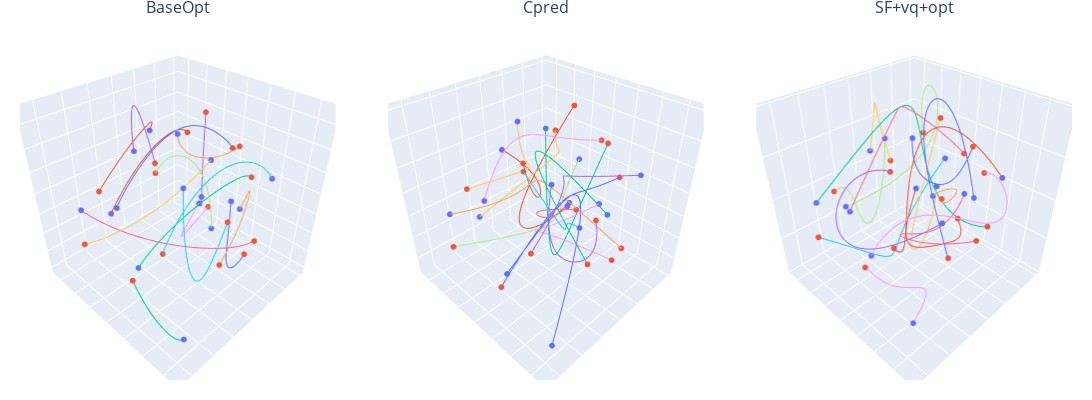

The cell this chart's notebook holds for it:
### Code cell
x_init, y_init, z_init, x_fin, y_fin, z_fin, center, radii = next(test_loader)
x_init, y_init, z_init, x_fin, y_fin, z_fin, center, radii = (
	x_init.to(device=device), y_init.to(device=device), z_init.to(device=device), 
	x_fin.to(device=device), y_fin.to(device=device), z_fin.to(device=device),
	center.to(device), radii.to(device) 
)

inits = th.stack([x_init, y_init, z_init], dim=-2)
fins = th.stack([x_fin, y_fin, z_fin], dim=-2)
conditions = th.stack([inits, fins], dim=-1)

state_x, state_y, state_z = make_state(
	x_init, y_init, z_init, x_fin, y_fin, z_fin
)
inp = make_inp(x_init, y_init, z_init, x_fin, y_fin, z_fin)

start = time.time()
with th.no_grad():
	latent_idx = th.zeros(batch_size, num_agent, lheight, lwidth, dtype=th.float32, device=device)
	for i in range(lheight):
		for j in range(lwidth):
			output = sampler(latent_idx, conditions.permute(0, 2, 1, 3))
			latent_idx[:, :, i, j] = th.multinomial(
				th.nn.functional.softmax(output[:, :, i, j].cpu(), dim=-1),
				num_samples=1
			)

	latent = vq_model.quantizer.embedding(latent_idx.to(dtype=th.int32))[:, 0]
	
	print(time.time()-start)
	print('pix sampling done')
	
	c_pred = vq_model.decode(
		latent, 
		x_init.repeat_interleave(batch_size, 0), y_init.repeat_interleave(batch_size, 0), z_init.repeat_interleave(batch_size, 0), 
		x_fin.repeat_interleave(batch_size, 0), y_fin.repeat_interleave(batch_size, 0), z_fin.repeat_interleave(batch_size, 0)
	)
	rec_trajs = (c_pred @ P.mT).cpu().numpy()
	cx_trajs, cy_trajs, cz_trajs = rec_trajs[:, 0, :, :], rec_trajs[:, 1, :, :], rec_trajs[:, 2, :, :]

	cx_pred, cy_pred, cz_pred = (
		c_pred[:, 0, ...].flatten(start_dim=-2), 
		c_pred[:, 1, ...].flatten(start_dim=-2), 
		c_pred[:, 2, ...].flatten(start_dim=-2)
	)
	c_pred_test = th.cat([cx_pred, cy_pred, cz_pred], dim=-1)

	### End - vq-px

	inp_test = th.vstack([inp] * batch_size)
	cen_test = th.vstack([center] * batch_size)
	rad_test = th.vstack([radii] * batch_size)
	state_x_test = th.vstack([state_x]*batch_size)
	state_y_test = th.vstack([state_y]*batch_size)
	state_z_test = th.vstack([state_z]*batch_size)

	c_x_guess, c_y_guess, c_z_guess, lamda_x, lamda_y, lamda_z = model_sf(inp_test, th.cat([c_pred_test, cen_test, rad_test], dim=-1))
	
	c_x_pred = c_pred_test[:, 0 : multi_agent_learned.nvar*multi_agent_learned.num_agent] 
	c_y_pred = c_pred_test[:, multi_agent_learned.nvar*multi_agent_learned.num_agent : 2*multi_agent_learned.nvar*multi_agent_learned.num_agent]  
	c_z_pred = c_pred_test[:, 2*multi_agent_learned.nvar*multi_agent_learned.num_agent : 3*multi_agent_learned.nvar*multi_agent_learned.num_agent]


	x_ell, y_ell, z_ell = center.permute(1, 0)
	x_ell, y_ell, z_ell = (
		x_ell[..., None].cpu() * th.ones((batch_size, num * num_agent)),
		y_ell[..., None].cpu() * th.ones((batch_size, num * num_agent)),
		z_ell[..., None].cpu() * th.ones((batch_size, num * num_agent))
	)

	a_ell, b_ell, c_ell = radii.permute(1, 0)
	a_ell, b_ell, c_ell = (
		a_ell[..., None].cpu() * th.ones((batch_size, num * num_agent)),
		b_ell[..., None].cpu() * th.ones((batch_size, num * num_agent)),
		c_ell[..., None].cpu() * th.ones((batch_size, num * num_agent))
	)
	
	lamda_x_jnp = jnp.asarray( lamda_x.cpu().detach().numpy()  )
	lamda_y_jnp = jnp.asarray( lamda_y.cpu().detach().numpy()  )
	lamda_z_jnp = jnp.asarray( lamda_z.cpu().detach().numpy()  )
	
	c_x_pred_jnp = jnp.asarray( c_x_pred.cpu().detach().numpy()  )
	c_y_pred_jnp = jnp.asarray( c_y_pred.cpu().detach().numpy()  )
	c_z_pred_jnp = jnp.asarray( c_z_pred.cpu().detach().numpy()  )
	
	c_x_guess_jnp = jnp.asarray( c_x_guess.cpu().detach().numpy()  )
	c_y_guess_jnp = jnp.asarray( c_y_guess.cpu().detach().numpy()  )
	c_z_guess_jnp = jnp.asarray( c_z_guess.cpu().detach().numpy()  )

	c_x_guess = th.from_numpy(np.array(c_x_guess_jnp))
	c_y_guess = th.from_numpy(np.array(c_y_guess_jnp))
	c_z_guess = th.from_numpy(np.array(c_z_guess_jnp))
	
		
	state_x_test_jnp = jnp.asarray(state_x_test.cpu().detach().numpy())
	state_y_test_jnp = jnp.asarray(state_y_test.cpu().detach().numpy())
	state_z_test_jnp = jnp.asarray(state_z_test.cpu().detach().numpy())


	start = time.time()
	primal_sol_x, primal_sol_y, primal_sol_z, accumulated_res_primal, accumulated_res_fixed_point, primal_residual, dual_residual = jax.block_until_ready(multi_agent_learned(
		c_x_pred_jnp, c_y_pred_jnp, c_z_pred_jnp, c_x_guess_jnp, c_y_guess_jnp, c_z_guess_jnp, 
		lamda_x_jnp, lamda_y_jnp, lamda_z_jnp, state_x_test_jnp, state_y_test_jnp, state_z_test_jnp, 
		x_ell.cpu().numpy(), y_ell.cpu().numpy(), z_ell.cpu().numpy(), a_ell.cpu().numpy(), b_ell.cpu().numpy(), c_ell.cpu().numpy()
	))
	
	print(time.time()-start)
	print('computation done')

	primal_sol_x_base, primal_sol_y_base, primal_sol_z_base, primal_residual_base, dual_residual_base = multi_agent_base.custom_forward(
		state_x_test_jnp, state_y_test_jnp, state_z_test_jnp, 
		x_ell.cpu().numpy(), y_ell.cpu().numpy(), z_ell.cpu().numpy(), 
		a_ell.cpu().numpy(), b_ell.cpu().numpy(), c_ell.cpu().numpy()
	)
	# primal_sol_x_base, primal_sol_y_base, primal_sol_z_base, _, _, primal_residual_base, dual_residual_base = jax.block_until_ready(multi_agent_learned(
	# 	c_x_pred_jnp, c_y_pred_jnp, c_z_pred_jnp, 
	# 	c_x_pred_jnp, c_y_pred_jnp, c_z_pred_jnp, 
	# 	jnp.zeros_like(lamda_x_jnp), jnp.zeros_like(lamda_y_jnp), jnp.zeros_like(lamda_z_jnp), 
	# 	state_x_test_jnp, state_y_test_jnp, state_z_test_jnp, 
	# 	x_ell.cpu().numpy(), y_ell.cpu().numpy(), z_ell.cpu().numpy(), 
	# 	a_ell.cpu().numpy(), b_ell.cpu().numpy(), c_ell.cpu().numpy()
	# ))

	best_idx = np.nanargmin(primal_residual[-1, :] + 0*dual_residual[-1, :])
	best_idx_base = np.nanargmin(primal_residual_base[-1, :] + 0*dual_residual_base[-1, :])

	primal_sol_x_1 = primal_sol_x[best_idx]
	primal_sol_y_1 = primal_sol_y[best_idx]
	primal_sol_z_1 = primal_sol_z[best_idx]

	primal_sol_x_1 = primal_sol_x_1.reshape(multi_agent_learned.num_agent, multi_agent_learned.nvar)
	primal_sol_y_1 = primal_sol_y_1.reshape(multi_agent_learned.num_agent, multi_agent_learned.nvar)
	primal_sol_z_1 = primal_sol_z_1.reshape(multi_agent_learned.num_agent, multi_agent_learned.nvar)

	primal_sol_x_1_base = primal_sol_x_base[best_idx]
	primal_sol_y_1_base = primal_sol_y_base[best_idx]
	primal_sol_z_1_base = primal_sol_z_base[best_idx]

	primal_sol_x_1_base = primal_sol_x_1_base.reshape(multi_agent_learned.num_agent, multi_agent_learned.nvar)
	primal_sol_y_1_base = primal_sol_y_1_base.reshape(multi_agent_learned.num_agent, multi_agent_learned.nvar)
	primal_sol_z_1_base = primal_sol_z_1_base.reshape(multi_agent_learned.num_agent, multi_agent_learned.nvar)
	
	primal_sol_x_1_init = c_x_pred_jnp[best_idx]
	primal_sol_y_1_init = c_y_pred_jnp[best_idx]
	primal_sol_z_1_init = c_z_pred_jnp[best_idx]

	primal_sol_x_1_init = primal_sol_x_1_init.reshape(multi_agent_learned.num_agent, multi_agent_learned.nvar)
	primal_sol_y_1_init = primal_sol_y_1_init.reshape(multi_agent_learned.num_agent, multi_agent_learned.nvar)
	primal_sol_z_1_init = primal_sol_z_1_init.reshape(multi_agent_learned.num_agent, multi_agent_learned.nvar)

	x_traj = jnp.dot(multi_agent_learned.P, primal_sol_x_1.T).T
	y_traj = jnp.dot(multi_agent_learned.P, primal_sol_y_1.T).T
	z_traj = jnp.dot(multi_agent_learned.P, primal_sol_z_1.T).T

	x_traj_base = jnp.dot(multi_agent_learned.P, primal_sol_x_1_base.T).T
	y_traj_base = jnp.dot(multi_agent_learned.P, primal_sol_y_1_base.T).T
	z_traj_base = jnp.dot(multi_agent_learned.P, primal_sol_z_1_base.T).T
	
	x_traj_init = jnp.dot(multi_agent_learned.P, primal_sol_x_1_init.T).T
	y_traj_init = jnp.dot(multi_agent_learned.P, primal_sol_y_1_init.T).T
	z_traj_init = jnp.dot(multi_agent_learned.P, primal_sol_z_1_init.T).T

	fig = plt.figure(figsize=(11, 4))
	ax = plt.subplot(121)
	ax.plot(primal_residual[:, best_idx], '-r', label="sf_layer")
	ax.plot(primal_residual_base[:, best_idx_base], '-b', label="base")
	ax.set_title("Train loss")
	ax.set_yscale('log')
	ax.grid(which="both")
	ax.legend(loc='upper center')

	ax = plt.subplot(122)
	ax.plot(dual_residual[:, best_idx], '-r', label="sf_layer")
	ax.plot(dual_residual_base[:, best_idx_base], '-b', label="base")
	ax.set_title("Primal loss")
	ax.set_yscale('log')
	ax.grid(which="both")
	ax.legend(loc='upper center')

	plt.tight_layout()
	plt.show()

	vx_trajs, vy_trajs, vz_trajs = np.stack([x_traj_base, cx_trajs[best_idx], x_traj]), np.stack([y_traj_base, cy_trajs[best_idx], y_traj]), np.stack([z_traj_base, cz_trajs[best_idx], z_traj])
	multiviz_trajs(vx_trajs[:3], vy_trajs[:3], vz_trajs[:3], nrows=1, ncols=3, num_agents=num_agent, height=400, width=1_600, titles=["BaseOpt", "Cpred", "SF+vq+opt"])
